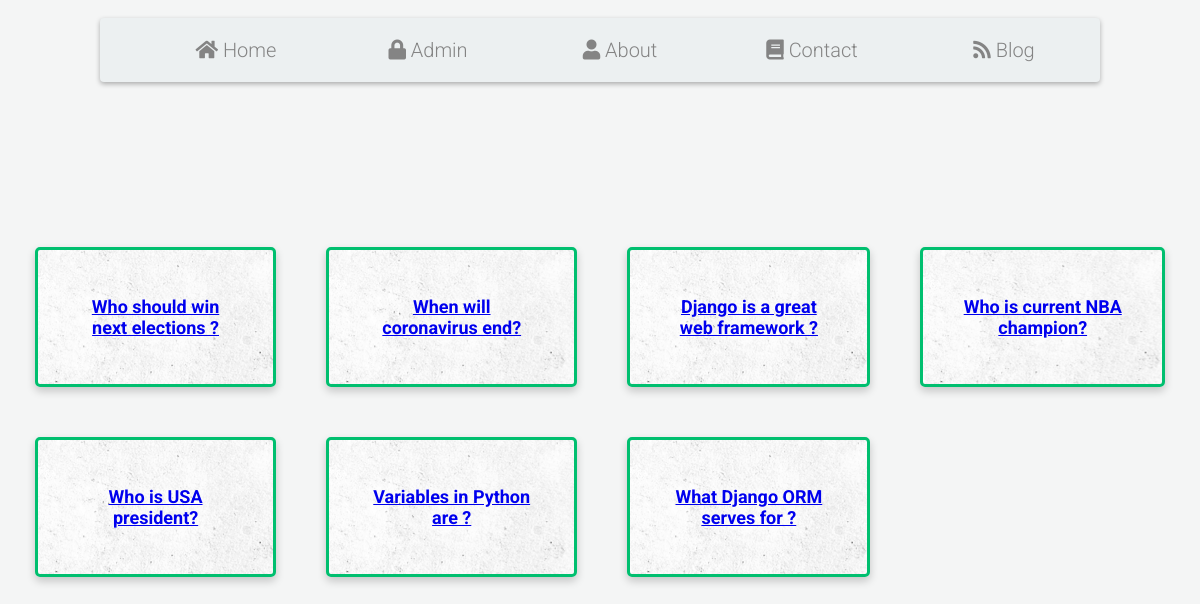
Screenshot of /polls/ with the database file from the repository.
### polls/models.py (models this page shows, shortened)
class Question(models.Model):
    question_text = models.CharField(max_length=200)
    creation_date = models.DateTimeField("Publishing date")

### polls/views.py (the view)
# urls.py: path('', views.IndexView.as_view(), name='index'),
class IndexView(generic.ListView):
    template_name = "polls/index.html"
    context_object_name = 'latest_question_list'
    def get_queryset(self):
        return Question.objects.filter(
            creation_date__lte=timezone.now()
        ).order_by('-creation_date')[:12]

### polls/templates/polls/index.html
{% extends 'polls/base.html' %}
{% block content %}
    {% if latest_question_list %}
        <div class="grid-container">
        {% for question in latest_question_list %}
            <a href="{% url 'polls:detail' question.id %}">
                <div class="card grid-item">
                    <div class="container">
                        <h4><b>{{ question.question_text }}</b></h4>
                    </div>
                </div>
            </a>
        {% endfor %}
        </div>
    {% else %}
        <p>No polls are available</p>
    {% endif %}
{% endblock %}

### polls/templates/polls/base.html (shortened to what this page needs)
<!DOCTYPE html>
{% load static %}
<html>
    <head>
        <link rel="stylesheet" type="text/css" href="{% static 'polls/style.css' %}">
        <link rel="stylesheet" href="https://use.fontawesome.com/releases/v5.8.1/css/all.css">
    </head>
    <body>
          <div id="menu-nav">
              <div id="navigation-bar">
                <ul>
                  <li><a href="{% url 'polls:index' %}"><i class="fa fa-home"></i><span> Home</span></a></li>
                  <li><a href="{% url 'admin:index' %}"><i class="fa fa-lock"></i><span> Admin</span></a></li>
                  <li><a href="#"><i class="fa fa-user"></i><span> About</span></a></li>
                  <li><a href="#"><i class="fa fa-book"></i><span> Contact</span></a></li>
                  <li><a href="#"><i class="fa fa-rss"></i> <span> Blog</span></a></li>
                </ul>
              </div>
          </div>
          {% block content %}
          {% endblock %}
    </body>
</html>

### polls/static/polls/style.css (style rules this page uses)
html, body { margin: 0; height: 100%; font: normal 300 18px "Roboto", sans-serif; font-family: Roboto", sans-serif; }
#menu-nav { max-width: 1000px; margin: 130px auto; background-color: #ecf0f1; border-radius: 4px; box-shadow: 0 2px 5px rgba(0, 0, 0, 0.3); margin-top: 0px; }
#navigation-bar ul { border-radius: 4px; overflow: hidden; }
#navigation-bar li { float: left; width: 20%; }
#navigation-bar a { color: #848484; font-size: 20px; text-decoration: none; text-align: center; padding: 20px 0; display: block; position: relative; transition: all 0.3s ease; margin-top: 0px; }
#navigation-bar a::before { content: ""; transition: all 0.4s ease-in-out; position: absolute; right: 50%; left: 50%; bottom: 0; height: 2px; background-color: #00BF6F; }
li { list-style: none; }
body { background-color: #F4F5F5; background-size: cover; background-repeat: no-repeat; }
li a { color: green; }
.grid-container { display: grid; grid-template-columns: auto auto auto auto; padding: 10px; }
.grid-item { padding: 20px; text-align: center; }
.card { box-shadow: 0 4px 8px 0 rgba(0,0,0,0.2); transition: 0.3s; border-radius: 5px; border: 3px solid #00BF6F; background: url("images/background.png"); margin: 25px; }
.container { padding: 2px 16px; overflow: auto; }

### rows the page displays
Question: question_text "Who should win next elections ?"
Question: question_text "When will coronavirus end?"
Question: question_text "Django is a great web framework ?"
Question: question_text "Who is current NBA champion?"
Question: question_text "Who is USA president?"
Question: question_text "Variables in Python are ?"
Question: question_text "What Django ORM serves for ?"
